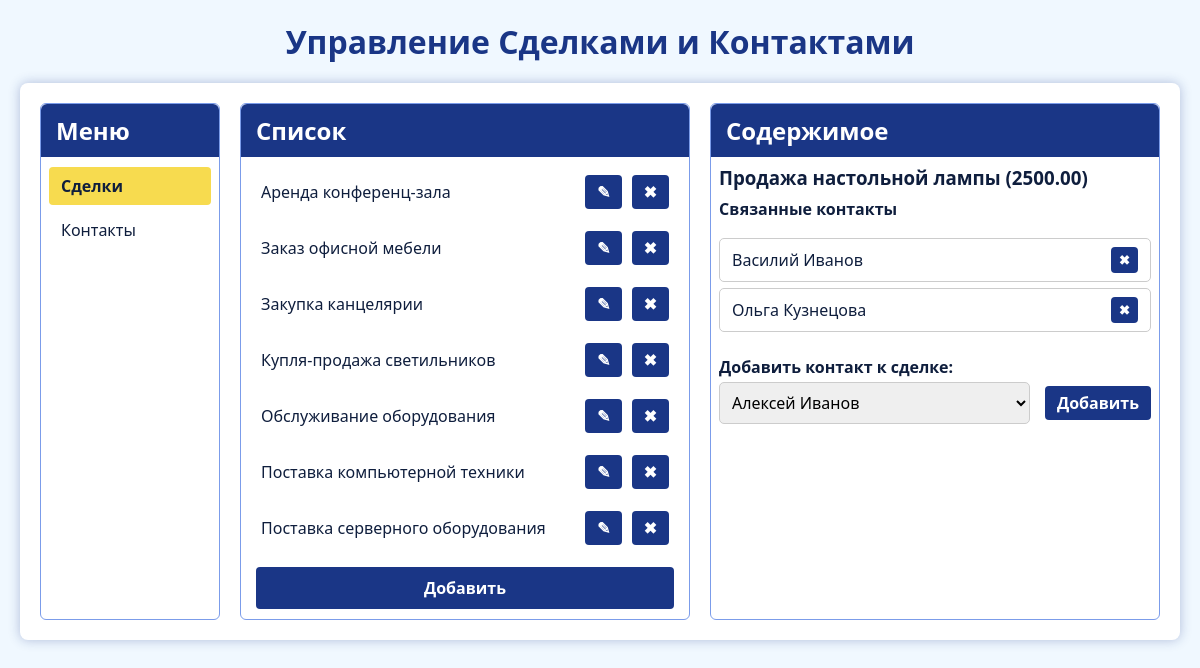
Page /index.php?id=1 on the committed database.
### tables this page shows
CREATE TABLE `deals` (
  `id` int(11) NOT NULL,
  `name` varchar(255) NOT NULL,
  `amount` decimal(10,2) NOT NULL
);

CREATE TABLE `contacts` (
  `id` int(11) NOT NULL,
  `first_name` varchar(255) NOT NULL,
  `last_name` varchar(255) NOT NULL
);

### includes/functions.php (called while the page is built, shortened)
<?php
require_once 'db.php';
function getAllDeals() {
    global $pdo;
    $stmt = $pdo->query("SELECT * FROM deals ORDER BY name ASC");
    return $stmt->fetchAll(PDO::FETCH_ASSOC);
}
function getAllContacts() {
    global $pdo;
    $stmt = $pdo->query("SELECT * FROM contacts ORDER BY first_name ASC, last_name ASC");
    return $stmt->fetchAll(PDO::FETCH_ASSOC);
}
function getDealById($id) {
    global $pdo;
    $stmt = $pdo->prepare("SELECT * FROM deals WHERE id = ?");
    $stmt->execute([$id]);
    $deal = $stmt->fetch(PDO::FETCH_ASSOC);
    if ($deal) {
        $stmt = $pdo->prepare("SELECT contacts.* FROM contacts
                               INNER JOIN deal_contact ON contacts.id = deal_contact.contact_id
                               WHERE deal_contact.deal_id = ?");
        $stmt->execute([$id]);
        $deal['contacts'] = $stmt->fetchAll(PDO::FETCH_ASSOC);
    }
    return $deal;
}

### index.php (the view, shortened to what this page needs)
<?php
require_once 'includes/functions.php';
$menu = $_GET['menu'] ?? 'deals';
if ($menu === 'deals') {
    $listItems = getAllDeals();
} else {
    $listItems = getAllContacts();
}
$selectedId = isset($_GET['id']) ? intval($_GET['id']) : (count($listItems) ? $listItems[0]['id'] : 0);
?>
<!DOCTYPE html>
<html lang="ru">
<head>
    <link rel="stylesheet" href="assets/css/style.css" />
</head>
<body>
<div class="container">
    <h1>Управление Сделками и Контактами</h1>
    <div class="knowledge-base">
        <div class="panel menu-panel">
            <h2>Меню</h2>
            <ul id="menu-list">
                <li data-menu="deals" class="<?= $menu === 'deals' ? 'selected' : '' ?>">Сделки</li>
                <li data-menu="contacts" class="<?= $menu === 'contacts' ? 'selected' : '' ?>">Контакты</li>
            </ul>
        </div>
        <div class="panel list-panel">
            <h2>Список</h2>
            <ul id="list-items">
                <?php foreach ($listItems as $item): ?>
                    <li data-id="<?= htmlspecialchars($item['id']) ?>" class="<?= ($item['id'] == $selectedId) ? 'selected' : '' ?>">
                        <span class="item-text">
                            <?php
                            if ($menu === 'deals') {
                                echo htmlspecialchars($item['name']);
                            } else {
                                echo htmlspecialchars($item['first_name'] . ' ' . $item['last_name']);
                            }
                            ?>
                        </span>
                        <span class="item-actions">
                            <button class="edit-button" title="Редактировать" data-menu="<?= $menu ?>" data-id="<?= $item['id'] ?>">✎</button>
                            <button class="delete-button" title="Удалить" data-menu="<?= $menu ?>" data-id="<?= $item['id'] ?>">✖</button>
                        </span>
                    </li>
                <?php endforeach; ?>
            </ul>
            <button id="create-button">Добавить</button>
        </div>
        <div class="panel content-panel">
            <h2>Содержимое</h2>
            <div id="content-area">
                <?php
                if ($menu === 'deals') {
                    $deal = getDealById($selectedId);
                    if ($deal) {
                        echo '<h3>' . htmlspecialchars($deal['name']) . ' (' . number_format($deal['amount'], 2, '.', '') . ')</h3>';
                        echo '<h4>Связанные контакты</h4>';
                        echo '<ul class="content-list">';
                        if (!empty($deal['contacts'])) {
                            foreach ($deal['contacts'] as $c) {
                                echo '<li>';
                                echo '<span class="content-info">' . htmlspecialchars($c['first_name'] . ' ' . $c['last_name']) . '</span>';
                                echo '<button class="unlink-button" title="Удалить связь" data-deal-id="' . $deal['id'] . '" data-contact-id="' . $c['id'] . '">✖</button>';
                                echo '</li>';
                            }
                        } else {
                            echo '<li>Связанных контактов нет</li>';
                        }
                        echo '</ul>';
                        echo '<div class="assoc-add-container">';
                        echo '<label for="deal-contact-select">Добавить контакт к сделке:</label>';
                        echo '<div class="assoc-add-controls">';
                        echo '<select id="deal-contact-select" name="contact_id" required>';
                        $allContacts = getAllContacts();
                        $connectedIds = array_column($deal['contacts'], 'id');
                        foreach ($allContacts as $contact) {
                            if (!in_array($contact['id'], $connectedIds)) {
                                echo '<option value="' . htmlspecialchars($contact['id']) . '">' . htmlspecialchars($contact['first_name'] . ' ' . $contact['last_name']) . '</option>';
                            }
                        }
                        echo '</select>';
                        echo '<button id="deal-add-link-btn" data-deal-id="' . $deal['id'] . '">Добавить</button>';
                        echo '</div>';
                        echo '</div>';
                    }
                }
                ?>
            </div>
        </div>
    </div>
</div>
</body>
</html>

### assets/css/style.css (style rules this page uses)
* { box-sizing: border-box; margin: 0; padding: 0; font-family: 'Segoe UI', Tahoma, Geneva, Verdana, sans-serif; }
body { background: #f0f8ff; color: #0f1e3d; padding: 20px; }
.container { max-width: 1200px; margin: auto; }
h1 { text-align: center; margin-bottom: 20px; color: #1a3686; }
.knowledge-base { display: flex; gap: 20px; background: white; border-radius: 8px; box-shadow: 0 0 12px rgba(26, 54, 134, 0.3); padding: 20px; }
.panel { background: #fff; border: 1px solid #7b9cea; border-radius: 6px; flex: 1; display: flex; flex-direction: column; }
.menu-panel { max-width: 180px; }
.panel h2 { background: #1a3686; color: white; padding: 10px 15px; border-radius: 6px 6px 0 0; user-select: none; }
ul { list-style-type: none; overflow-y: auto; padding: 10px 8px; flex-grow: 1; max-height: 400px; }
li { padding: 8px 12px; margin-bottom: 6px; border-radius: 4px; cursor: pointer; display: flex; justify-content: space-between; align-items: center; transition: background-color 0.25s ease-in-out, color 0.25s ease-in-out; }
li.selected { background-color: #f7db4f; color: #0f1e3d; font-weight: bold; }
.item-text { flex-grow: 1; }
.item-actions button, #deal-add-link-btn, #contact-add-link-btn, #create-button, #modal-window form button[type="submit"] { background-color: #1a3686; color: white; border: none; padding: 6px 12px; margin-left: 5px; border-radius: 4px; cursor: pointer; font-weight: 700; font-size: 1em; transition: background-color 0.3s ease; user-select: none; }
#create-button { margin: 10px 15px; padding: 10px; width: calc(100% - 30px); }
#content-area ul.content-list li button.unlink-button { background-color: #1a3686; color: white; border: none; padding: 4px 8px; border-radius: 4px; font-weight: 700; cursor: pointer; user-select: none; transition: background-color 0.3s ease; }
#content-area h3, #content-area h4 { margin: 8px; }
#content-area ul.content-list { list-style: none; max-height: 300px; overflow-y: auto; padding-left: 8px; }
#content-area ul.content-list li { border: 1px solid #ccc; padding: 8px 12px; margin-bottom: 6px; display: flex; justify-content: space-between; align-items: center; border-radius: 5px; }
#content-area ul.content-list li .content-info { flex-grow: 1; }
.assoc-add-container { margin: 8px; display: flex; flex-direction: column; gap: 4px; }
.assoc-add-container > label { font-weight: 600; user-select: none; white-space: nowrap; }
.assoc-add-controls { display: flex; gap: 10px; align-items: center; }
.assoc-add-controls select { flex-grow: 1; padding: 8px; border-radius: 5px; border: 1px solid #ccc; font-size: 1em; cursor: pointer; user-select: none; }

### rows in the picture
deals: name "Аренда конференц-зала"
deals: name "Заказ офисной мебели"
deals: name "Закупка канцелярии"
deals: name "Купля-продажа светильников"
deals: name "Обслуживание оборудования"
deals: name "Поставка компьютерной техники"
deals: name "Поставка серверного оборудования"
deals: name "Продажа настольной лампы", amount "2500.00"
contacts: first_name+last_name "Василий Иванов"
contacts: first_name+last_name "Ольга Кузнецова"

### other values in the picture
form field contact_id "Алексей Иванов"
